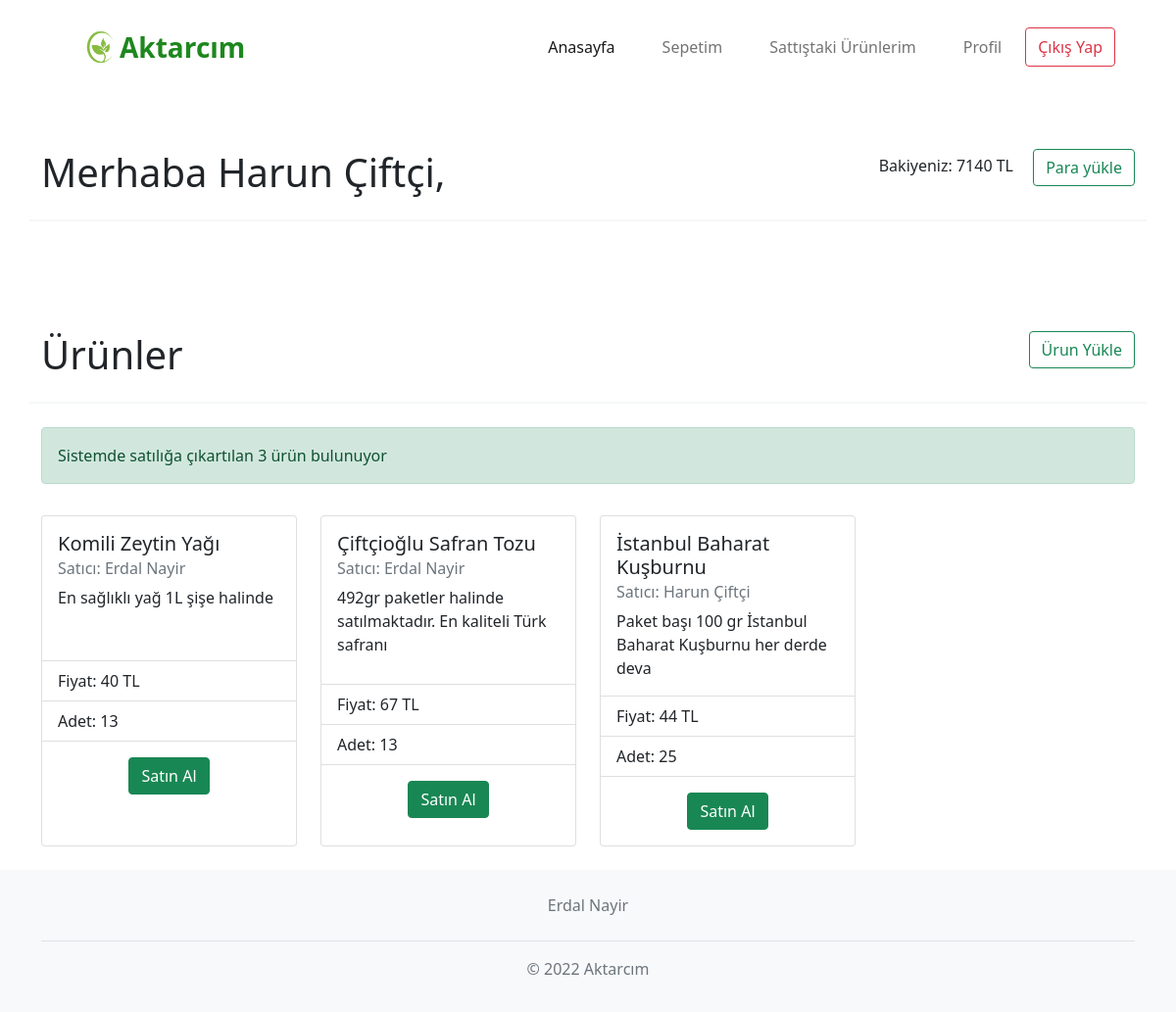
Screenshot of /mainScreen.php (signed in) with the database file from the repository.
### tables this page shows
CREATE TABLE `users` (
  `username` varchar(45) NOT NULL,
  `user_surname` varchar(45) NOT NULL,
  `email` varchar(45) NOT NULL,
  `user_password` varchar(100) NOT NULL,
  `bakiye` int(11) NOT NULL DEFAULT 0,
  `kayitTarihi` datetime NOT NULL DEFAULT current_timestamp()
);

CREATE TABLE `urunler` (
  `urun_id` int(11) NOT NULL,
  `urun_adi` varchar(45) NOT NULL,
  `urun_fiyati` int(11) NOT NULL,
  `urun_description` varchar(100) NOT NULL,
  `urun_adeti` int(11) NOT NULL,
  `satan_email` varchar(45) NOT NULL
);

### mainScreen.php (the view, shortened to what this page needs)
<?php
$urunMessage='';
$productsCard='';
require('settings.php');
$stmt = $baglanti->prepare("SELECT * FROM users WHERE email = (?)");
$stmt->bind_param('s', $_SESSION['email']);
$stmt->execute();
$result = $stmt->get_result();
$kullanici = $result->fetch_assoc();
$sifir=0;
$stmt = $baglanti->prepare("SELECT* FROM urunler WHERE urun_adeti=(?)");
$stmt->bind_param('i',$sifir);
$stmt->execute();
$zeroUrun = $stmt->get_result();
$num_of_zeroUrun=$zeroUrun->num_rows;
$stmt = $baglanti->prepare("SELECT * FROM urunler");
$stmt->execute();
$Urunresult = $stmt->get_result();
$num_products=$Urunresult->num_rows;
$num_products=$num_products-$num_of_zeroUrun;
if($num_products==0){
  $urunMessage="<div class='alert alert-danger' role='alert'>
    <h4 class='alert-heading'>Ürün Yok!</h4>
    <p>Maalesef şu anda sistemimizde satışa çıkartılan bir ürün bulunamadı</p>
    <hr>
    <p class='mb-0'>Sistemimize ürün yüklendiği anda sizlere sunacağız.</p>
  </div>";
}
else{
  $urunMessage="<div class='alert alert-success' role='alert'>
  Sistemde satılığa çıkartılan $num_products ürün bulunuyor
</div>";
$productsCard="<div class='row'>";
while($urun=$Urunresult->fetch_assoc()){
  if($urun['urun_adeti']!=0){
    $urun_adi=$urun['urun_adi'];
  $urun_fiyati=$urun['urun_fiyati'];
  $urun_aciklama=$urun['urun_description'];
  $urun_adeti=$urun['urun_adeti'];
  $urun_id=$urun['urun_id'];
  $stmt = $baglanti->prepare("SELECT * FROM users WHERE email = (?)");
  $stmt->bind_param('s', $urun['satan_email']);
  $stmt->execute();
  $result = $stmt->get_result();
  $satici = $result->fetch_assoc();
  $saticiIsmi=ucwords(strtolower($satici['username']) ." ".strtolower($satici['user_surname']));
  $urunHtml=
  "<div class='col-md-3 text-center text-md-start d-flex  mb-4'>
    <div class='card mx-auto mt-3' style='width: 18rem;'>
    <div class='card-body'>
      <h5 class='card-title'>$urun_adi</h5>
      <h6 class='card-subtitle mb-2 text-muted'>Satıcı: $saticiIsmi</h6>
      <p class='card-text'>$urun_aciklama</p>
    </div>
    <ul class='list-group list-group-flush'>
      <li class='list-group-item'>Fiyat: $urun_fiyati TL</li>
      <li class='list-group-item'>Adet: $urun_adeti</li>
    </ul>
    <div class='card-body mx-auto'>
    <form method=POST action='mainScreen.php' class='d-inline-block' id='myForm2'>
    <button class='btn btn-success' type='submit' name='buyProduct' value='$urun_id'>
    Satın Al
    </button>
    </form>
  </div>
</div>
  </div> ";
  $productsCard=$productsCard . $urunHtml;
  }
}
$productsCard=$productsCard."</div>";
}
?>
<!DOCTYPE html>
<html lang="en">
<head>
    <link rel="stylesheet" href="css/mainScreen.css?v=<?php echo time(); ?>">
    <link href="https://cdn.jsdelivr.net/npm/bootstrap@5.0.2/dist/css/bootstrap.min.css" rel="stylesheet">
</head>
<body class="d-flex flex-column min-vh-100" >
<div class="container">
<nav class="navbar navbar-expand-md navbar-light fixed-top bg-white">
  <div class="container">
  <img src="images/favicon.png"  width="120" height="80" class="d-inline-block align-text-center">
    <a class="navbar-brand" href="#"><span class="fs-3 fw-bold navHeader">Aktarcım</span> </a>
    <div class="collapse navbar-collapse" id="navbarNavAltMarkup">
    <ul class="navbar-nav ms-auto">
        <li class="nav-item px-3">
          <a class="nav-link active" aria-current="page" href="mainScreen.php">Anasayfa</a>
        </li>
        <li class="nav-item px-3">
          <a class="nav-link" href="boughtPage.php">Sepetim</a>
        </li>
        <li class="nav-item px-3">
          <a class="nav-link" href="soldPage.php">Sattıştaki Ürünlerim</a>
        </li>
        <li class="nav-item px-3">
          <a class="nav-link" href="profile.php">Profil</a>
        </li>
        <button type="button" class="btn btn-outline-danger" onclick="location.href='logout.php'">Çıkış Yap</button>
      </ul>
    </div>
  </div>
</nav>
<div class="row ">
    <div class="col-md-7 mt-5 text-center text-md-start  ">
        <h1>Merhaba <?php echo ucwords(strtolower($kullanici['username']) ." ".strtolower($kullanici['user_surname']).",") ; ?></h1>
    </div>
    <div class="col-md-5 mt-5 text-center text-md-end  ">
        <span class="px-3">Bakiyeniz:  <?php echo $kullanici['bakiye']. " TL"; ?></span>
        <button type="button" class="btn btn-outline-success" onclick="openMoneyDeposit()">Para yükle</button>
    </div>
    <hr class="bg-black border-2 border-top border-black mt-3">
</div>
        <div class="row mt-5 ">
    <div class="col-md-7 mt-5 text-center text-md-start  ">
        <h1>Ürünler</h1>
    </div>
    <div class="col-md-5 mt-5 text-center text-md-end  ">
        <button type="button" class="btn btn-outline-success" onclick="openProductDeposit()">Ürun Yükle</button>
    </div>
    <hr class="bg-black border-2 border-top border-black mt-3">
</div>
<div class="row mt-1 ">
    <div class="col-md-12 mt-1 text-center text-md-start  ">
      <?php echo $urunMessage?>
    </div>
</div>
<?php echo $productsCard?>
</div>
<footer class="mt-auto bg-light mt-5" >
    <div class="container">
    <ul class="nav justify-content-center border-bottom pb-3 mb-3">
      <li class="nav-item"><a href="#" class="nav-link px-2 text-muted">Erdal Nayir</a></li>
    </ul>
    <p class="text-center text-muted">© 2022 Aktarcım</p>
    </div>
  </footer>
</body>
</html>

### css/mainScreen.css (style rules this page uses)
.navHeader { margin-left: -40px; color: #1e871e; }
.navbar .navbar-nav { padding-right: 20px; float: none; vertical-align: top; }
.navbar .navbar-collapse { text-align: center; }
body { padding-top: 6.5rem; }
footer { margin-top: 2rem; padding: 1em 0; }

### rows the page displays
users: username+user_surname "Harun Çiftçi,", bakiye "7140", saticiIsmi "Harun Çiftçi"
urunler: urun_adi "Komili Zeytin Yağı", urun_description "En sağlıklı yağ 1L şişe halinde", urun_fiyati "40", urun_adeti "13"
users: saticiIsmi "Erdal Nayir Erdal Nayir"
urunler: urun_adi "Çiftçioğlu Safran Tozu", urun_description "492gr paketler halinde satılmaktadır. En kaliteli Türk safranı", urun_fiyati "67", urun_adeti "13"
urunler: urun_adi "İstanbul Baharat Kuşburnu", urun_description "Paket başı 100 gr İstanbul Baharat Kuşburnu her derde deva", urun_fiyati "44", urun_adeti "25"

### other values shown
$num_products "3"
